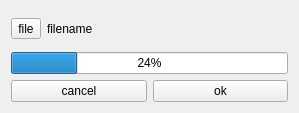
<?xml version="1.0" encoding="UTF-8"?>
<ui version="4.0">
 <class>Form</class>
 <widget class="QWidget" name="Form">
  <property name="geometry">
   <rect>
    <x>0</x>
    <y>0</y>
    <width>299</width>
    <height>113</height>
   </rect>
  </property>
  <property name="windowTitle">
   <string>Form</string>
  </property>
  <layout class="QVBoxLayout" name="verticalLayout_2">
   <item>
    <layout class="QVBoxLayout" name="verticalLayout">
     <item>
      <layout class="QHBoxLayout" name="horizontalLayout">
       <item>
        <widget class="QToolButton" name="toolButton">
         <property name="text">
          <string>file</string>
         </property>
        </widget>
       </item>
       <item>
        <widget class="QLabel" name="label">
         <property name="text">
          <string>filename</string>
         </property>
        </widget>
       </item>
      </layout>
     </item>
     <item>
      <widget class="QProgressBar" name="progressBar">
       <property name="value">
        <number>24</number>
       </property>
      </widget>
     </item>
     <item>
      <layout class="QHBoxLayout" name="horizontalLayout_2">
       <item>
        <widget class="QPushButton" name="pushButton">
         <property name="text">
          <string>cancel</string>
         </property>
        </widget>
       </item>
       <item>
        <widget class="QPushButton" name="pushButton_2">
         <property name="text">
          <string>ok</string>
         </property>
        </widget>
       </item>
      </layout>
     </item>
    </layout>
   </item>
  </layout>
 </widget>
 <resources/>
 <connections/>
</ui>
